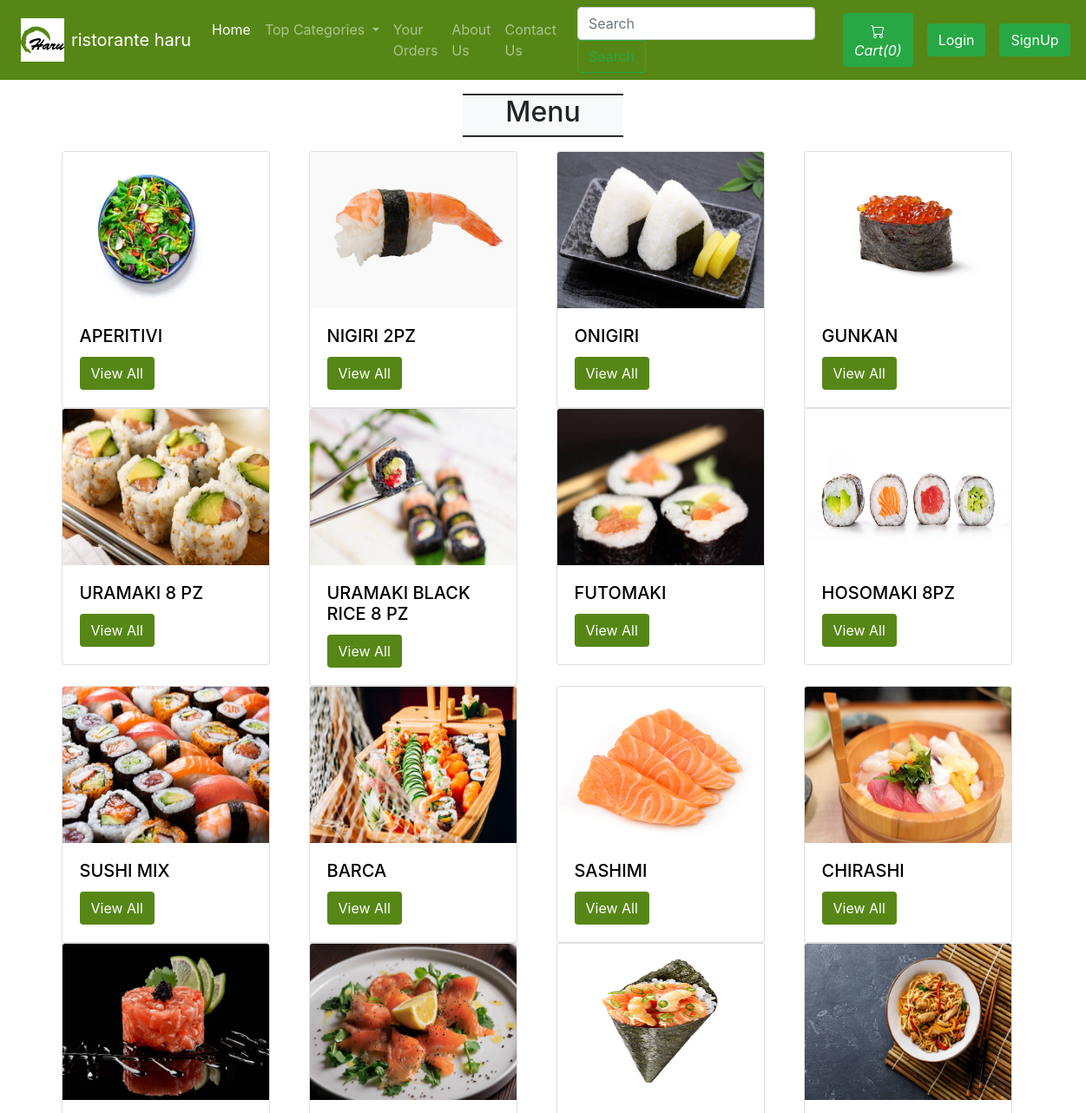
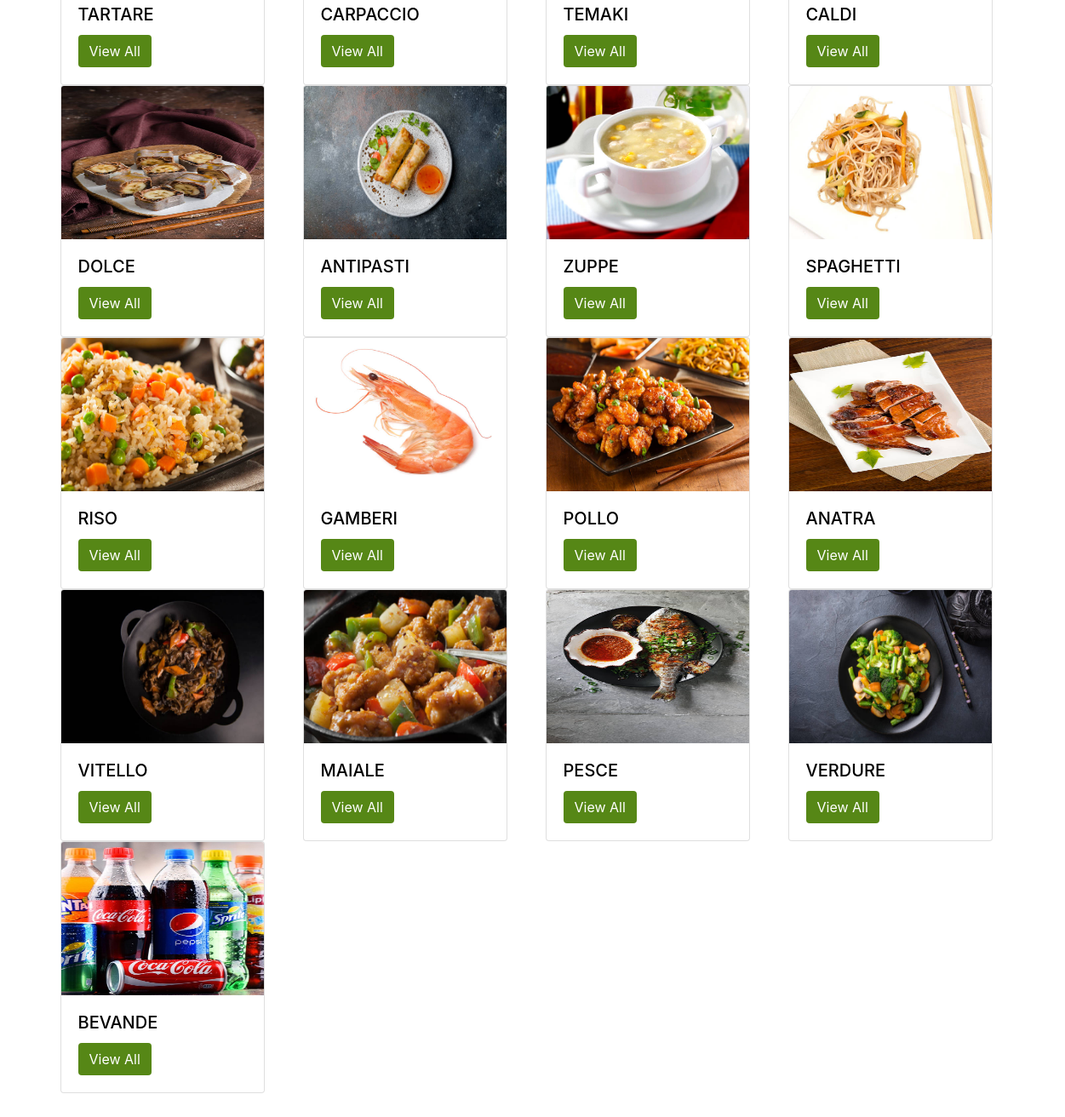
The page / on the database its author committed (2 pictures, top to bottom).
### tables this page shows
CREATE TABLE `sitedetail` (
  `tempId` int(11) NOT NULL,
  `systemName` varchar(21) NOT NULL,
  `email` varchar(35) NOT NULL,
  `contact1` bigint(21) NOT NULL,
  `contact2` bigint(21) DEFAULT NULL COMMENT 'Optional',
  `address` text NOT NULL,
  `dateTime` datetime NOT NULL DEFAULT current_timestamp()
);

CREATE TABLE `categories` (
  `categorieId` int(12) NOT NULL,
  `categorieName` varchar(255) NOT NULL,
  `categorieDesc` text NOT NULL,
  `categorieCreateDate` datetime NOT NULL DEFAULT current_timestamp()
);

### index.php (the view, shortened to what this page needs)
<!doctype html>
<html lang="en">
  <head>
    <link rel="stylesheet" href="https://stackpath.bootstrapcdn.com/bootstrap/4.4.1/css/bootstrap.min.css">
    <link rel="stylesheet" href="https://use.fontawesome.com/releases/v5.8.2/css/all.css">
  </head>
<body>
  <?php include 'partials/_dbconnect.php';?>
  <?php require 'partials/_nav.php' ?>
  <div class="container my-3 mb-5">
    <div class="col-lg-2 text-center bg-light my-3" style="margin:auto;border-top: 2px groove black;border-bottom: 2px groove black;">
      <h2 class="text-center">Menu </h2>
    </div>
    <div class="row">
      <?php
        $sql = "SELECT * FROM `categories`";
        $result = mysqli_query($conn, $sql);
        while($row = mysqli_fetch_assoc($result)){
          $id = $row['categorieId'];
          $cat = $row['categorieName'];
          echo '<div class="col-xs-3 col-sm-3 col-md-3">
                  <div class="card" style="width: 15rem;">
                    <img src="img/card-'.$id. '.jpg" class="card-img-top" alt="image for this category" width="249px" height="180px" display="flex" border:"10px solid black" overflow:"hidden">
                    <div class="card-body">
                    <h5 class="card-title" ><a style="color: #000;" href="viewfoodList.php?catid=' . $id . '">' . $cat . '</a></h5>
                    <a href="viewfoodList.php?catid=' . $id . '" class="btn" style="background-color: #568716; color: #fff;">View All</a>
                    </div>
                  </div>
                </div>';
        }
      ?>
    </div>
  </div>
</body>
</html>

### partials/_nav.php (shortened to what this page needs)
<?php
if(isset($_SESSION['loggedin']) && $_SESSION['loggedin']==true){
  $loggedin= true;
  $userId = $_SESSION['userId'];
  $username = $_SESSION['username'];
}
else{
  $loggedin = false;
  $userId = 0;
}
$sql = "SELECT * FROM `sitedetail`";
$result = mysqli_query($conn, $sql);
$row = mysqli_fetch_assoc($result);
$systemName = $row['systemName'];
echo '
<style>
    .bg-darkgreen {
        background-color: #568716;
    }
</style>
<nav class="navbar navbar-expand-lg navbar-dark bg-darkgreen">
<div class="text-center image-size-big position-relative mx-2">
      <a href="index.php"><img src="img/logoO.jpg"  style="width:50px; height:50px"></a>
    </div>
      <a class="navbar-brand" href="index.php">'.$systemName.'</a>
      <button class="navbar-toggler" type="button" data-toggle="collapse" data-target="#navbarSupportedContent" aria-controls="navbarSupportedContent" aria-expanded="false" aria-label="Toggle navigation">
        <span class="navbar-toggler-icon"></span>
      </button>
      <div class="collapse navbar-collapse" id="navbarSupportedContent">
        <ul class="navbar-nav mr-auto">
          <li class="nav-item active">
            <a class="nav-link" href="index.php">Home <span class="sr-only">(current)</span></a>
          </li>
          <li class="nav-item dropdown">
            <a class="nav-link dropdown-toggle" href="#" id="navbarDropdown" role="button" data-toggle="dropdown" aria-haspopup="true" aria-expanded="false">
              Top Categories
            </a>
            <div class="dropdown-menu" aria-labelledby="navbarDropdown">';
            echo '</div>
          </li>
          <li class="nav-item">
            <a class="nav-link" href="viewOrder.php">Your Orders</a>
          </li>
          <li class="nav-item">
            <a class="nav-link" href="about.php">About Us</a>
          </li>
          <li class="nav-item">
            <a class="nav-link" href="contact.php">Contact Us</a>
          </li>
        </ul>
        <form method="get" action="/search.php" class="form-inline my-2 my-lg-0 mx-3">
          <input class="form-control mr-sm-2" type="search" name="search" id="search" placeholder="Search" aria-label="Search" required>
          <button class="btn btn-outline-success my-2 my-sm-0" type="submit">Search</button>
        </form>';
        $countsql = "SELECT SUM(`itemQuantity`) FROM `viewcart` WHERE `userId`=$userId";
        $countresult = mysqli_query($conn, $countsql);
        $countrow = mysqli_fetch_assoc($countresult);
        $count = $countrow['SUM(`itemQuantity`)'];
        if(!$count) {
          $count = 0;
        }
        echo '<a href="viewCart.php"><button type="button" class="btn btn-success mx-2" title="MyCart">
          <svg xmlns="img/cart.svg" width="16" height="16" fill="currentColor" class="bi bi-cart" viewBox="0 0 16 16">
            <path d="M0 1.5A.5.5 0 0 1 .5 1H2a.5.5 0 0 1 .485.379L2.89 3H14.5a.5.5 0 0 1 .491.592l-1.5 8A.5.5 0 0 1 13 12H4a.5.5 0 0 1-.491-.408L2.01 3.607 1.61 2H.5a.5.5 0 0 1-.5-.5zM3.102 4l1.313 7h8.17l1.313-7H3.102zM5 12a2 2 0 1 0 0 4 2 2 0 0 0 0-4zm7 0a2 2 0 1 0 0 4 2 2 0 0 0 0-4zm-7 1a1 1 0 1 1 0 2 1 1 0 0 1 0-2zm7 0a1 1 0 1 1 0 2 1 1 0 0 1 0-2z"/>
          </svg>
          <i class="bi bi-cart">Cart(' .$count. ')</i>
        </button></a>';
        if($loggedin){
          echo '<ul class="navbar-nav mr-2">
            <li class="nav-item dropdown">
              <a class="nav-link dropdown-toggle" href="#" id="navbarDropdown" role="button" data-toggle="dropdown"> Welcome ' .$username. '</a>
              <div class="dropdown-menu" aria-labelledby="navbarDropdown">
                <a class="dropdown-item" href="partials/_logout.php">Logout</a>
              </div>
            </li>
          </ul>
          <div class="text-center image-size-small position-relative">
            <a href="viewProfile.php"><img src="img/person-' .$userId. '.jpg" class="rounded-circle" onError="this.src = \'img/profilePic.jpg\'" style="width:40px; height:40px"></a>
          </div>';
        }
        else {
          echo '
          <button type="button" class="btn btn-success mx-2"  data-toggle="modal" data-target="#loginModal">Login</button>
          <button type="button" class="btn btn-success mx-2"  data-toggle="modal" data-target="#signupModal">SignUp</button>';
        }
  echo '</div>
    </nav>';
?>

### index.php (style rules this page uses)
.bg-darkgreen { background-color: #568716; }

### partials/_nav.php (style rules this page uses)
.bg-darkgreen { background-color: #568716; }

### rows shown on the page
sitedetail: systemName "ristorante haru"
categories: shows a picture, categorieName "APERITIVI"
categories: shows a picture, categorieName "NIGIRI 2PZ"
categories: shows a picture, categorieName "ONIGIRI"
categories: shows a picture, categorieName "GUNKAN"
categories: shows a picture, categorieName "URAMAKI 8 PZ"
categories: shows a picture, categorieName "URAMAKI BLACK RICE 8 PZ"
categories: shows a picture, categorieName "FUTOMAKI"
categories: shows a picture, categorieName "HOSOMAKI 8PZ"
categories: shows a picture, categorieName "SUSHI MIX"
categories: shows a picture, categorieName "BARCA"
categories: shows a picture, categorieName "SASHIMI"
categories: shows a picture, categorieName "CHIRASHI"
categories: shows a picture, categorieName "TARTARE"
categories: shows a picture, categorieName "CARPACCIO"
categories: shows a picture, categorieName "TEMAKI"
categories: shows a picture, categorieName "CALDI"
categories: shows a picture, categorieName "DOLCE"
categories: shows a picture, categorieName "ANTIPASTI"
categories: shows a picture, categorieName "ZUPPE"
categories: shows a picture, categorieName "SPAGHETTI"
categories: shows a picture, categorieName "RISO"
categories: shows a picture, categorieName "GAMBERI"
categories: shows a picture, categorieName "POLLO"
categories: shows a picture, categorieName "ANATRA"
categories: shows a picture, categorieName "VITELLO"
categories: shows a picture, categorieName "MAIALE"
categories: shows a picture, categorieName "PESCE"
categories: shows a picture, categorieName "VERDURE"
categories: shows a picture, categorieName "BEVANDE"

### other values the page prints
$count "0"
